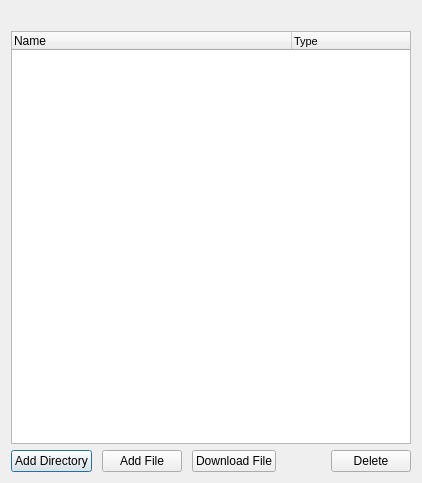
<?xml version="1.0" encoding="UTF-8"?>
<ui version="4.0">
 <class>WebDavClientDialog</class>
 <widget class="QDialog" name="WebDavClientDialog">
  <property name="geometry">
   <rect>
    <x>0</x>
    <y>0</y>
    <width>422</width>
    <height>483</height>
   </rect>
  </property>
  <property name="windowTitle">
   <string>realXtend Naali WebDav Inventory</string>
  </property>
  <layout class="QVBoxLayout" name="verticalLayout_2">
   <item>
    <layout class="QVBoxLayout" name="verticalLayout_Bottom">
     <item>
      <widget class="QLabel" name="label_Path">
       <property name="text">
        <string/>
       </property>
      </widget>
     </item>
     <item>
      <widget class="QTreeWidget" name="treeWidget">
       <attribute name="headerVisible">
        <bool>true</bool>
       </attribute>
       <attribute name="headerCascadingSectionResizes">
        <bool>false</bool>
       </attribute>
       <attribute name="headerDefaultSectionSize">
        <number>280</number>
       </attribute>
       <attribute name="headerMinimumSectionSize">
        <number>20</number>
       </attribute>
       <attribute name="headerDefaultSectionSize">
        <number>280</number>
       </attribute>
       <attribute name="headerMinimumSectionSize">
        <number>20</number>
       </attribute>
       <column>
        <property name="text">
         <string>Name</string>
        </property>
       </column>
       <column>
        <property name="text">
         <string>Type</string>
        </property>
        <property name="font">
         <font>
          <family>MS Shell Dlg 2</family>
          <pointsize>8</pointsize>
         </font>
        </property>
       </column>
      </widget>
     </item>
     <item>
      <layout class="QHBoxLayout" name="horizontalLayout_3">
       <property name="spacing">
        <number>10</number>
       </property>
       <property name="sizeConstraint">
        <enum>QLayout::SetMinimumSize</enum>
       </property>
       <item>
        <widget class="QPushButton" name="pushButton_AddDirectory">
         <property name="text">
          <string>Add Directory</string>
         </property>
        </widget>
       </item>
       <item>
        <widget class="QPushButton" name="pushButton_Upload">
         <property name="text">
          <string>Add File</string>
         </property>
        </widget>
       </item>
       <item>
        <widget class="QPushButton" name="pushButton_Download">
         <property name="text">
          <string>Download File</string>
         </property>
        </widget>
       </item>
       <item>
        <spacer name="horizontalSpacer">
         <property name="orientation">
          <enum>Qt::Horizontal</enum>
         </property>
         <property name="sizeHint" stdset="0">
          <size>
           <width>40</width>
           <height>20</height>
          </size>
         </property>
        </spacer>
       </item>
       <item>
        <widget class="QPushButton" name="pushButton_Delete">
         <property name="text">
          <string>Delete</string>
         </property>
        </widget>
       </item>
      </layout>
     </item>
    </layout>
   </item>
  </layout>
 </widget>
 <resources/>
 <connections/>
</ui>
